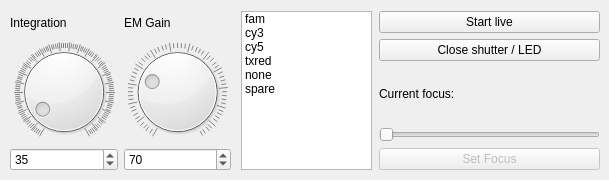
      <widget class="QWidget" name="tab_6">
       <attribute name="title">
        <string>Live Image</string>
       </attribute>
       <widget class="QWidget" name="layoutWidget_8">
        <property name="geometry">
         <rect>
          <x>10</x>
          <y>10</y>
          <width>221</width>
          <height>161</height>
         </rect>
        </property>
        <layout class="QGridLayout" name="gridLayout_24">
         <item row="0" column="0">
          <widget class="QLabel" name="label_63">
           <property name="text">
            <string>Integration</string>
           </property>
          </widget>
         </item>
         <item row="0" column="1">
          <widget class="QLabel" name="label_64">
           <property name="text">
            <string>EM Gain</string>
           </property>
          </widget>
         </item>
         <item row="1" column="0">
          <widget class="QDial" name="liveIntDial">
           <property name="maximum">
            <number>500</number>
           </property>
           <property name="value">
            <number>35</number>
           </property>
           <property name="wrapping">
            <bool>false</bool>
           </property>
           <property name="notchesVisible">
            <bool>true</bool>
           </property>
          </widget>
         </item>
         <item row="1" column="1">
          <widget class="QDial" name="liveEMGainDial">
           <property name="maximum">
            <number>255</number>
           </property>
           <property name="value">
            <number>70</number>
           </property>
           <property name="wrapping">
            <bool>false</bool>
           </property>
           <property name="notchesVisible">
            <bool>true</bool>
           </property>
          </widget>
         </item>
         <item row="2" column="1">
          <widget class="QSpinBox" name="liveEMGainSB">
           <property name="maximum">
            <number>255</number>
           </property>
           <property name="value">
            <number>70</number>
           </property>
          </widget>
         </item>
         <item row="2" column="0">
          <widget class="QSpinBox" name="liveIntSB">
           <property name="maximum">
            <number>500</number>
           </property>
           <property name="value">
            <number>35</number>
           </property>
          </widget>
         </item>
        </layout>
       </widget>
       <widget class="QWidget" name="layoutWidget">
        <property name="geometry">
         <rect>
          <x>379</x>
          <y>11</y>
          <width>221</width>
          <height>159</height>
         </rect>
        </property>
        <layout class="QVBoxLayout" name="verticalLayout_6">
         <item>
          <widget class="QPushButton" name="liveStartPB">
           <property name="text">
            <string>Start live</string>
           </property>
          </widget>
         </item>
         <item>
          <widget class="QPushButton" name="liveCloseShutterPB">
           <property name="text">
            <string>Close shutter / LED</string>
           </property>
          </widget>
         </item>
         <item>
          <widget class="QLabel" name="Currentfocuslabel_2">
           <property name="text">
            <string>Current focus:</string>
           </property>
          </widget>
         </item>
         <item>
          <widget class="QSlider" name="liveFocusBarS">
           <property name="enabled">
            <bool>false</bool>
           </property>
           <property name="minimum">
            <number>1</number>
           </property>
           <property name="maximum">
            <number>81</number>
           </property>
           <property name="orientation">
            <enum>Qt::Horizontal</enum>
           </property>
          </widget>
         </item>
         <item>
          <widget class="QPushButton" name="liveSetFocusPB">
           <property name="enabled">
            <bool>false</bool>
           </property>
           <property name="text">
            <string>Set Focus</string>
           </property>
          </widget>
         </item>
        </layout>
       </widget>
       <widget class="QListWidget" name="utilsLiveFilterList_3">
        <property name="geometry">
         <rect>
          <x>241</x>
          <y>11</y>
          <width>131</width>
          <height>159</height>
         </rect>
        </property>
        <item>
         <property name="text">
          <string>fam</string>
         </property>
        </item>
        <item>
         <property name="text">
          <string>cy3</string>
         </property>
        </item>
        <item>
         <property name="text">
          <string>cy5</string>
         </property>
        </item>
        <item>
         <property name="text">
          <string>txred</string>
         </property>
        </item>
        <item>
         <property name="text">
          <string>none</string>
         </property>
        </item>
        <item>
         <property name="text">
          <string>spare</string>
         </property>
        </item>
       </widget>
      </widget>
